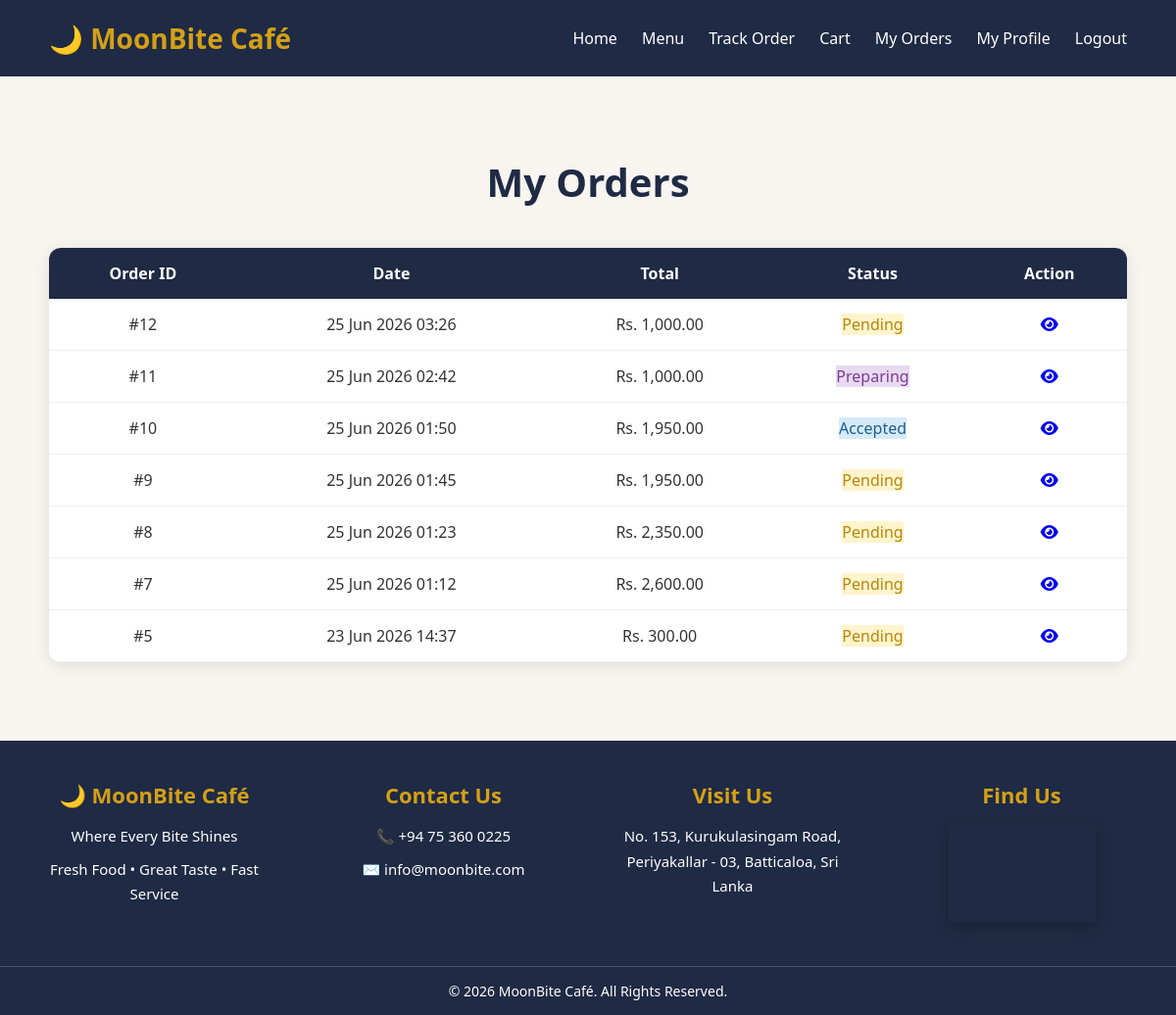
/myorders.php (signed in), run on the app's committed database.
### tables this page shows
CREATE TABLE `orders` (
  `order_id` int(11) NOT NULL,
  `customer_id` int(11) NOT NULL,
  `order_date` datetime DEFAULT current_timestamp(),
  `total_amount` decimal(10,2) NOT NULL,
  `status` enum('Pending','Accepted','Preparing','Ready','Completed','Rejected') DEFAULT 'Pending'
);

### public/myorders.php (the view, shortened to what this page needs)
<?php
include('../config/db.php');
include('includes/header.php');
include('includes/navbar.php');
$customer_id = $_SESSION['customer_id'];
$result = mysqli_query(
    $conn,
    "SELECT *
     FROM orders
     WHERE customer_id = $customer_id
     ORDER BY order_id DESC"
);
?>
<div class="menu-section">
    <h1>My Orders</h1>
    <?php if(mysqli_num_rows($result) == 0) { ?>
        <div class="form-container">
            <h3>No orders found.</h3>
            <br>
            <a href="menu.php" class="btn">
                Browse Menu
            </a>
        </div>
    <?php } else { ?>
        <div class="table-container">
            <table>
                <thead>
                    <tr>
                        <th>Order ID</th>
                        <th>Date</th>
                        <th>Total</th>
                        <th>Status</th>
                        <th>Action</th>
                    </tr>
                </thead>
                <tbody>
                <?php while($order = mysqli_fetch_assoc($result)) { ?>
                    <tr>
                        <td>
                            #<?= $order['order_id']; ?>
                        </td>
                        <td>
                            <?= date('d M Y H:i', strtotime($order['order_date'])); ?>
                        </td>
                        <td>
                            Rs. <?= number_format($order['total_amount'],2); ?>
                        </td>
                        <td>
                            <?php
                            $status = $order['status'];
                            if($status == 'Pending')
                                echo '<span class="status pending">Pending</span>';
                            elseif($status == 'Accepted')
                                echo '<span class="status accepted">Accepted</span>';
                            elseif($status == 'Preparing')
                                echo '<span class="status preparing">Preparing</span>';
                            elseif($status == 'Ready')
                                echo '<span class="status ready">Ready</span>';
                            elseif($status == 'Completed')
                                echo '<span class="status completed">Completed</span>';
                            else
                                echo '<span class="status rejected">Rejected</span>';
                            ?>
                        </td>
                        <td>
                            <a
                            href="order_details.php?id=<?= $order['order_id']; ?>"
                            class="btn-edit"
                            title="View Order">
                                <i class="fas fa-eye"></i>
                            </a>
                        </td>
                    </tr>
                <?php } ?>
                </tbody>
            </table>
        </div>
    <?php } ?>
</div>
<?php include('includes/footer.php'); ?>

### assets/css/customer.css (style rules this page uses)
* { margin:0; padding:0; box-sizing:border-box; font-family:'Segoe UI',sans-serif; }
body { height: 100%; min-height:100vh; display:flex; flex-direction:column; background:#F8F5F0; color:#333; }
.menu-section { padding:80px 50px; }
.menu-section h1 { text-align:center; color:#1F2A44; margin-bottom:40px; font-size:40px; }
.table-container { background:white; border-radius:12px; overflow:hidden; box-shadow:0 3px 15px rgba(0,0,0,0.1); }
table { width:100%; border-collapse:collapse; }
table th { background:#1F2A44; color:white; padding:15px; }
table td { padding:15px; border-bottom:1px solid #eee; text-align:center; vertical-align:middle; }
.pending { background:#FFF4CC; color:#B8860B; }
.accepted { background:#D6EAF8; color:#1F618D; }
.preparing { background:#E8DAEF; color:#7D3C98; }

### data on the page
orders: order_id "12", order_date "25 Jun 2026 03:26", total_amount "1,000.00", status "Pending"
orders: order_id "11", order_date "25 Jun 2026 02:42", total_amount "1,000.00", status "Preparing"
orders: order_id "10", order_date "25 Jun 2026 01:50", total_amount "1,950.00", status "Accepted"
orders: order_id "9", order_date "25 Jun 2026 01:45", total_amount "1,950.00", status "Pending"
orders: order_id "8", order_date "25 Jun 2026 01:23", total_amount "2,350.00", status "Pending"
orders: order_id "7", order_date "25 Jun 2026 01:12", total_amount "2,600.00", status "Pending"
orders: order_id "5", order_date "23 Jun 2026 14:37", total_amount "300.00", status "Pending"
